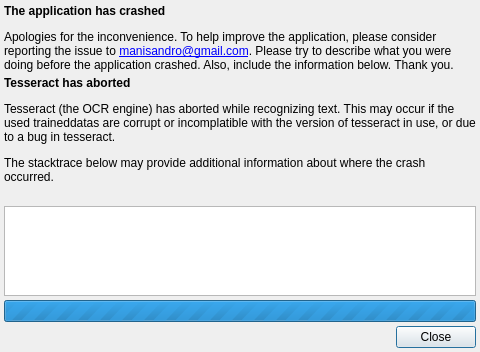
<?xml version="1.0" encoding="UTF-8"?>
<ui version="4.0">
 <class>CrashHandler</class>
 <widget class="QDialog" name="CrashHandler">
  <property name="geometry">
   <rect>
    <x>0</x>
    <y>0</y>
    <width>480</width>
    <height>352</height>
   </rect>
  </property>
  <layout class="QVBoxLayout" name="verticalLayout">
   <property name="spacing">
    <number>4</number>
   </property>
   <property name="leftMargin">
    <number>4</number>
   </property>
   <property name="topMargin">
    <number>4</number>
   </property>
   <property name="rightMargin">
    <number>4</number>
   </property>
   <property name="bottomMargin">
    <number>4</number>
   </property>
   <item>
    <widget class="QLabel" name="labelIntro">
     <property name="sizePolicy">
      <sizepolicy hsizetype="Preferred" vsizetype="Preferred">
       <horstretch>0</horstretch>
       <verstretch>0</verstretch>
      </sizepolicy>
     </property>
     <property name="text">
      <string>&lt;html&gt;&lt;head/&gt;&lt;body&gt;&lt;p&gt;&lt;span style=&quot; font-weight:600;&quot;&gt;The application has crashed&lt;/span&gt;&lt;/p&gt;&lt;p&gt;Apologies for the inconvenience. To help improve the application, please consider reporting the issue to &lt;a href=&quot;mailto:manisandro@gmail.com?subject=gImageReader%20Crash&quot;&gt;manisandro@gmail.com&lt;/a&gt;. Please try to describe what you were doing before the application crashed. Also, include the information below. Thank you.&lt;/p&gt;&lt;/body&gt;&lt;/html&gt;</string>
     </property>
     <property name="wordWrap">
      <bool>true</bool>
     </property>
     <property name="openExternalLinks">
      <bool>true</bool>
     </property>
    </widget>
   </item>
   <item>
    <widget class="QLabel" name="labelIntroTesseract">
     <property name="sizePolicy">
      <sizepolicy hsizetype="Preferred" vsizetype="Preferred">
       <horstretch>0</horstretch>
       <verstretch>0</verstretch>
      </sizepolicy>
     </property>
     <property name="text">
      <string>&lt;html&gt;&lt;head/&gt;&lt;body&gt;&lt;p&gt;&lt;span style=&quot; font-weight:600;&quot;&gt;Tesseract has aborted&lt;/span&gt;&lt;/p&gt;&lt;p&gt;Tesseract (the OCR engine) has aborted while recognizing text. This may occur if the used traineddatas are corrupt or incomplatible with the version of tesseract in use, or due to a bug in tesseract.&lt;/p&gt;&lt;p&gt;The stacktrace below may provide additional information about where the crash occurred.&lt;/p&gt;&lt;/body&gt;&lt;/html&gt;</string>
     </property>
     <property name="wordWrap">
      <bool>true</bool>
     </property>
    </widget>
   </item>
   <item>
    <widget class="QLabel" name="labelAutosave">
     <property name="sizePolicy">
      <sizepolicy hsizetype="Preferred" vsizetype="Preferred">
       <horstretch>0</horstretch>
       <verstretch>0</verstretch>
      </sizepolicy>
     </property>
     <property name="text">
      <string/>
     </property>
     <property name="wordWrap">
      <bool>true</bool>
     </property>
    </widget>
   </item>
   <item>
    <widget class="QPlainTextEdit" name="plainTextEditBacktrace">
     <property name="enabled">
      <bool>true</bool>
     </property>
     <property name="styleSheet">
      <string notr="true">color: rgb(144, 144, 144);</string>
     </property>
     <property name="readOnly">
      <bool>true</bool>
     </property>
    </widget>
   </item>
   <item>
    <widget class="QProgressBar" name="progressBarBacktrace">
     <property name="maximum">
      <number>0</number>
     </property>
     <property name="value">
      <number>0</number>
     </property>
    </widget>
   </item>
   <item>
    <widget class="QDialogButtonBox" name="buttonBox">
     <property name="orientation">
      <enum>Qt::Orientation::Horizontal</enum>
     </property>
     <property name="standardButtons">
      <set>QDialogButtonBox::StandardButton::Close</set>
     </property>
    </widget>
   </item>
  </layout>
 </widget>
 <resources/>
 <connections>
  <connection>
   <sender>buttonBox</sender>
   <signal>accepted()</signal>
   <receiver>CrashHandler</receiver>
   <slot>accept()</slot>
   <hints>
    <hint type="sourcelabel">
     <x>248</x>
     <y>254</y>
    </hint>
    <hint type="destinationlabel">
     <x>157</x>
     <y>274</y>
    </hint>
   </hints>
  </connection>
  <connection>
   <sender>buttonBox</sender>
   <signal>rejected()</signal>
   <receiver>CrashHandler</receiver>
   <slot>reject()</slot>
   <hints>
    <hint type="sourcelabel">
     <x>316</x>
     <y>260</y>
    </hint>
    <hint type="destinationlabel">
     <x>286</x>
     <y>274</y>
    </hint>
   </hints>
  </connection>
 </connections>
</ui>
